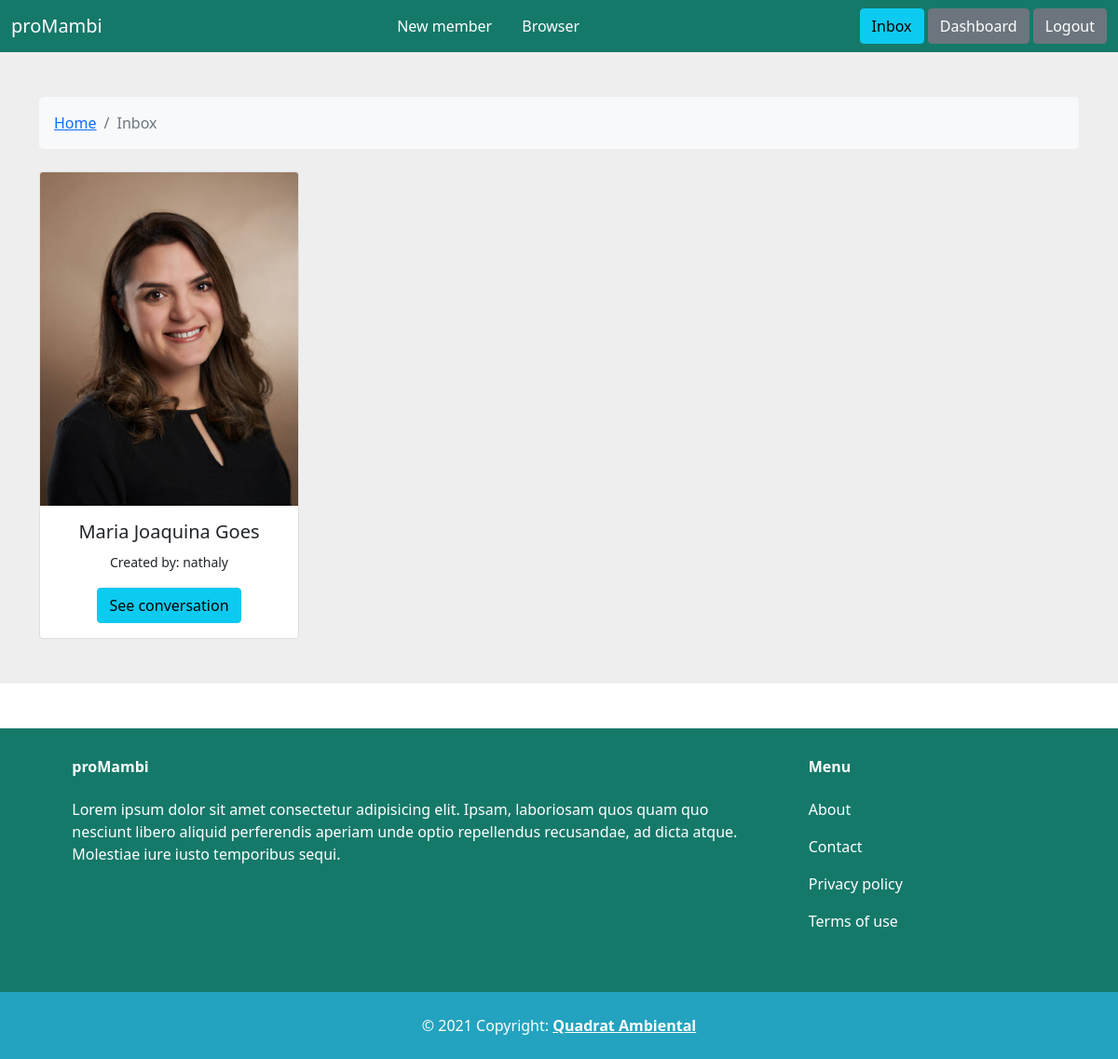
The app's page /inbox/ (signed in) with its own data.
### conversation/models.py (models this page shows)
class ConversationArea(models.Model):
    worker = models.ForeignKey(Member, related_name='conversations', on_delete=models.CASCADE)
    members = models.ManyToManyField(User, related_name='conversations')
    created_at = models.DateTimeField(auto_now_add=True)
    modified_at = models.DateTimeField(auto_now=True)
    class Meta:
        ordering = ('-modified_at',)

### worker/models.py (models this page shows, shortened)
class Member(models.Model):
    name = models.CharField(max_length=225)
    phone = models.IntegerField()
    email = models.EmailField(max_length=100)
    company = models.CharField(max_length=100)
    image = models.ImageField(upload_to='members_images', blank=True, null=True)
    description = models.TextField(blank=True, null=True)
    member_since = models.DateTimeField(auto_now_add=True)
    available = models.BooleanField(default=True) # coloquei apenas para criar um filtro booleano na hora de criar a view do browser
    created_by = models.ForeignKey(User, related_name="members", on_delete=models.CASCADE) # se deleta um usuário deleta as demais informações
    profession = models.ForeignKey(Professions, related_name="members", on_delete=models.CASCADE) # se deleta uma categoria, deleta todos os membros
    class Meta:
        ordering = ('profession',)

### conversation/views.py (the view)
# urls.py: path('', views.inbox, name='inbox'),
@login_required
def inbox(request):
    conversations = ConversationArea.objects.filter(members__in=[request.user.id])
    return render(request, 'conversation/inbox.html', {
        'conversations': conversations
    })

### conversation/templates/conversation/inbox.html (shortened to what this page needs)
{% extends 'core/base.html' %}
{% block content %}
<section style="background-color: #eee;">
    <div class="container py-5">
        <div class="row">
            <div class="col">
            <nav aria-label="breadcrumb" class="bg-light rounded-3 p-3 mb-4">
                <ol class="breadcrumb mb-0">
                <li class="breadcrumb-item"><a href="{% url 'core:index' %}">Home</a></li>
                <li class="breadcrumb-item active" aria-current="page">Inbox</li>
                </ol>
            </nav>
            </div>
        </div>
            {% for conversation in conversations %}
                <div class="card w-25">
                    <img src="{{ conversation.worker.image.url }}" class="card-img-top" alt="member image" />
                    <div class="card-body text-center">
                        {% for member in conversation.members.all %}
                            {% if member != request.user %}
                            <h5 class="card-title">{{ conversation.worker.name }}</h5>
                            <p class="card-text"><small class="text-body-secondary">Created by: {{ member.username }}</small></p>
                            <a href="{% url 'conversation:detail' conversation.id %}" class="btn btn-info">See conversation</a>
                            {% endif %}
                        {% endfor %}
                    </div>
                </div>
            {% endfor %}
    </div>
</section>
{% endblock %}

### records on screen
ConversationArea: worker.image (picture), worker.name "Maria Joaquina Goes"

### other values on screen
{{ member.username }} "nathaly"
